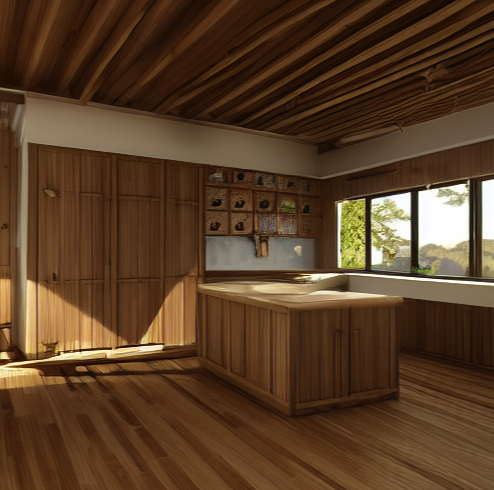
#> input picture ss.jpg, 988 x 980 px (shown at 1/2 size)
$ python -i compress_img.py   (imports and definitions only)   (older library calls are emulated)
#> lines starting #> are read from the running program, lines starting #| are printed output that depends on the picture
import os
from PIL import Image

def get_size_format(b, factor=1024, suffix="B"):
    """
    Scale bytes to its proper byte format
    e.g:
        1253656 => '1.20MB'
        1253656678 => '1.17GB'
    """
    for unit in ["", "K", "M", "G", "T", "P", "E", "Z"]:
        if b < factor:
            return f"{b:.2f}{unit}{suffix}"
        b /= factor
    return f"{b:.2f}Y{suffix}"

def compress_img(image_name, new_size_ratio=0.9, quality=90, width=None, height=None, to_jpg=True):
    # load the image to memory
#> called with image_name = 'ss.jpg', new_size_ratio = 0.9, quality = 90, to_jpg = True
    img = Image.open(image_name)
#> img is the input picture: PIL image 988x980 RGBA; mean R, G, B, A 88.7, 61.7, 37.9, 255
    # print the original image shape
    print("[*] Image shape:", img.size)
#| [*] Image shape: (988, 980)
    # get the original image size in bytes
    image_size = os.path.getsize(image_name)
    # print the size before compression/resizing
    print("[*] Size before compression:", get_size_format(image_size))
    if new_size_ratio < 1.0:
        # if resizing ratio is below 1.0, then multiply width & height with this ratio to reduce image size
        img = img.resize((int(img.size[0] * new_size_ratio), int(img.size[1] * new_size_ratio)), Image.ANTIALIAS)
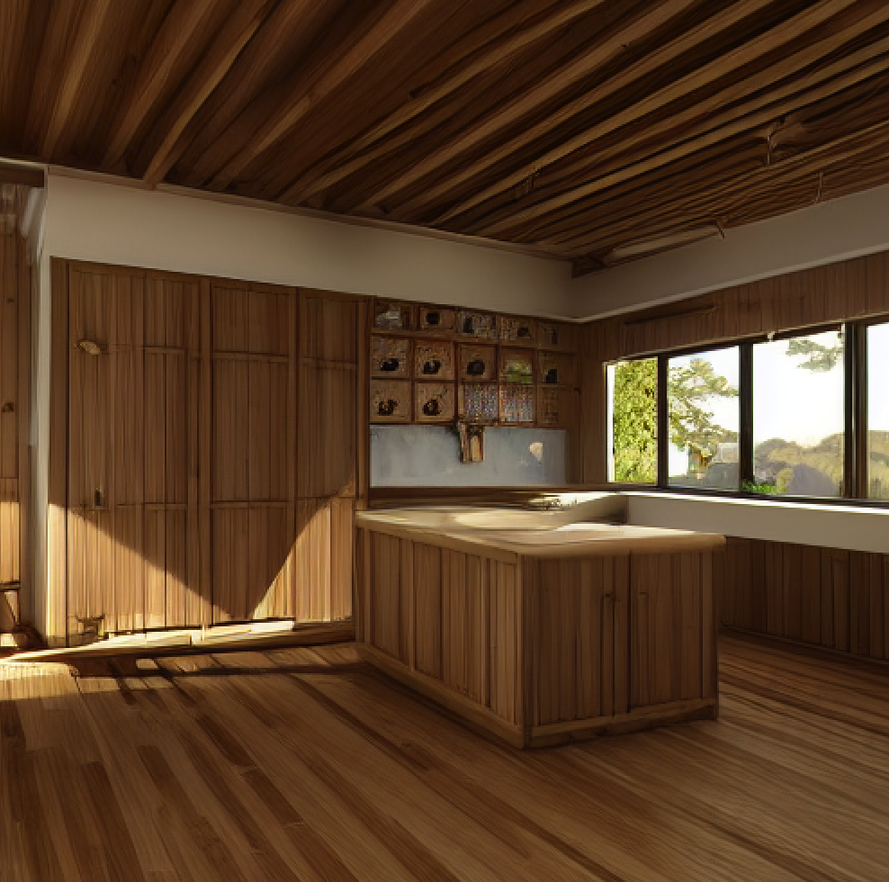
#> img: PIL image 889x882 RGBA; mean R, G, B, A 88.7, 61.7, 37.9, 255
        # print new image shape
        print("[+] New Image shape:", img.size)
#| [+] New Image shape: (889, 882)
    elif width and height:
        # if width and height are set, resize with them instead
        img = img.resize((width, height), Image.ANTIALIAS)
        # print new image shape
        print("[+] New Image shape:", img.size)
    # split the filename and extension
    filename, ext = os.path.splitext(image_name)
    # make new filename appending _compressed to the original file name
    if to_jpg:
        # change the extension to JPEG
        new_filename = f"{filename}_compressed.jpg"
    else:
        # retain the same extension of the original image
        new_filename = f"{filename}_compressed{ext}"
    try:
        # save the image with the corresponding quality and optimize set to True
        img.save(new_filename, quality=quality, optimize=True)
    except OSError:
        # convert the image to RGB mode first
        img = img.convert("RGB")
        # save the image with the corresponding quality and optimize set to True
        img.save(new_filename, quality=quality, optimize=True)
    print("[+] New file saved:", new_filename)
    # get the new image size in bytes
    new_image_size = os.path.getsize(new_filename)
    # print the new size in a good format
    print("[+] Size after compression:", get_size_format(new_image_size))
    # calculate the saving bytes
    saving_diff = new_image_size - image_size
    # print the saving percentage
    print(f"[+] Image size change: {saving_diff/image_size*100:.2f}% of the original image size.")

>>> result = compress_img('ss.jpg')
